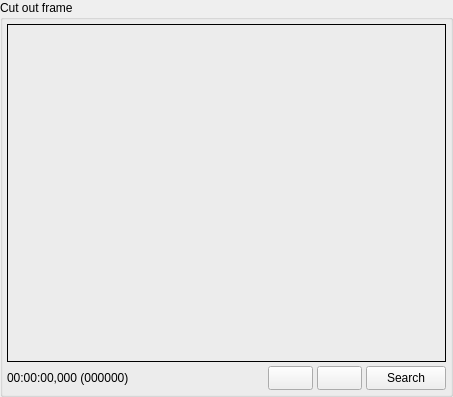
<ui version="4.0" >
 <class>TTCutOutFrameWidget</class>
 <widget class="QWidget" name="TTCutOutFrameWidget" >
  <property name="geometry" >
   <rect>
    <x>0</x>
    <y>0</y>
    <width>453</width>
    <height>397</height>
   </rect>
  </property>
  <property name="sizePolicy" >
   <sizepolicy vsizetype="Expanding" hsizetype="Expanding" >
    <horstretch>1</horstretch>
    <verstretch>4</verstretch>
   </sizepolicy>
  </property>
  <property name="minimumSize" >
   <size>
    <width>280</width>
    <height>328</height>
   </size>
  </property>
  <property name="windowTitle" >
   <string>Form</string>
  </property>
  <layout class="QGridLayout" >
   <property name="leftMargin" >
    <number>0</number>
   </property>
   <property name="topMargin" >
    <number>0</number>
   </property>
   <property name="rightMargin" >
    <number>0</number>
   </property>
   <property name="bottomMargin" >
    <number>0</number>
   </property>
   <property name="horizontalSpacing" >
    <number>0</number>
   </property>
   <property name="verticalSpacing" >
    <number>0</number>
   </property>
   <item row="0" column="0" >
    <widget class="QGroupBox" name="gbCutOutFrame" >
     <property name="sizePolicy" >
      <sizepolicy vsizetype="Preferred" hsizetype="Preferred" >
       <horstretch>4</horstretch>
       <verstretch>10</verstretch>
      </sizepolicy>
     </property>
     <property name="sizeIncrement" >
      <size>
       <width>0</width>
       <height>4</height>
      </size>
     </property>
     <property name="title" >
      <string>Cut out frame</string>
     </property>
     <layout class="QGridLayout" >
      <property name="leftMargin" >
       <number>4</number>
      </property>
      <property name="topMargin" >
       <number>4</number>
      </property>
      <property name="rightMargin" >
       <number>4</number>
      </property>
      <property name="bottomMargin" >
       <number>4</number>
      </property>
      <property name="horizontalSpacing" >
       <number>4</number>
      </property>
      <property name="verticalSpacing" >
       <number>4</number>
      </property>
      <item row="0" column="0" >
       <widget class="TTMPEG2Window" name="mpegWindow" >
        <property name="sizePolicy" >
         <sizepolicy vsizetype="Expanding" hsizetype="Preferred" >
          <horstretch>0</horstretch>
          <verstretch>4</verstretch>
         </sizepolicy>
        </property>
        <property name="minimumSize" >
         <size>
          <width>100</width>
          <height>100</height>
         </size>
        </property>
        <property name="frameShape" >
         <enum>QFrame::Panel</enum>
        </property>
        <property name="frameShadow" >
         <enum>QFrame::Plain</enum>
        </property>
       </widget>
      </item>
      <item row="1" column="0" >
       <layout class="QHBoxLayout" >
        <property name="spacing" >
         <number>4</number>
        </property>
        <property name="leftMargin" >
         <number>0</number>
        </property>
        <property name="topMargin" >
         <number>0</number>
        </property>
        <property name="rightMargin" >
         <number>0</number>
        </property>
        <property name="bottomMargin" >
         <number>0</number>
        </property>
        <item>
         <widget class="QLabel" name="laCutOutFramePosition" >
          <property name="sizePolicy" >
           <sizepolicy vsizetype="Fixed" hsizetype="Preferred" >
            <horstretch>0</horstretch>
            <verstretch>0</verstretch>
           </sizepolicy>
          </property>
          <property name="minimumSize" >
           <size>
            <width>0</width>
            <height>24</height>
           </size>
          </property>
          <property name="maximumSize" >
           <size>
            <width>16777215</width>
            <height>24</height>
           </size>
          </property>
          <property name="text" >
           <string>00:00:00,000 (000000)</string>
          </property>
         </widget>
        </item>
        <item>
         <widget class="QPushButton" name="pbPrevCutOutFrame" >
          <property name="enabled" >
           <bool>true</bool>
          </property>
          <property name="sizePolicy" >
           <sizepolicy vsizetype="Fixed" hsizetype="Minimum" >
            <horstretch>0</horstretch>
            <verstretch>0</verstretch>
           </sizepolicy>
          </property>
          <property name="minimumSize" >
           <size>
            <width>45</width>
            <height>24</height>
           </size>
          </property>
          <property name="maximumSize" >
           <size>
            <width>45</width>
            <height>24</height>
           </size>
          </property>
          <property name="text" >
           <string/>
          </property>
          <property name="icon" >
           <iconset resource="cutoutframewidget.qrc" >:/pixmaps/pixmaps/prev_18.xpm</iconset>
          </property>
         </widget>
        </item>
        <item>
         <widget class="QPushButton" name="pbNextCutOutFrame" >
          <property name="sizePolicy" >
           <sizepolicy vsizetype="Fixed" hsizetype="Minimum" >
            <horstretch>0</horstretch>
            <verstretch>0</verstretch>
           </sizepolicy>
          </property>
          <property name="minimumSize" >
           <size>
            <width>45</width>
            <height>24</height>
           </size>
          </property>
          <property name="maximumSize" >
           <size>
            <width>45</width>
            <height>24</height>
           </size>
          </property>
          <property name="text" >
           <string/>
          </property>
          <property name="icon" >
           <iconset resource="cutoutframewidget.qrc" >:/pixmaps/pixmaps/next_18.xpm</iconset>
          </property>
         </widget>
        </item>
        <item>
         <widget class="QPushButton" name="pbSearchFrame" >
          <property name="sizePolicy" >
           <sizepolicy vsizetype="Fixed" hsizetype="Minimum" >
            <horstretch>0</horstretch>
            <verstretch>0</verstretch>
           </sizepolicy>
          </property>
          <property name="minimumSize" >
           <size>
            <width>80</width>
            <height>24</height>
           </size>
          </property>
          <property name="maximumSize" >
           <size>
            <width>80</width>
            <height>24</height>
           </size>
          </property>
          <property name="text" >
           <string>Search</string>
          </property>
          <property name="icon" >
           <iconset resource="cutoutframewidget.qrc" >:/pixmaps/pixmaps/search_18.xpm</iconset>
          </property>
         </widget>
        </item>
       </layout>
      </item>
     </layout>
    </widget>
   </item>
  </layout>
 </widget>
 <customwidgets>
  <customwidget>
   <class>TTMPEG2Window</class>
   <extends>QFrame</extends>
   <header>../mpeg2window/ttmpeg2window.h</header>
   <container>1</container>
  </customwidget>
 </customwidgets>
 <resources>
  <include location="cutoutframewidget.qrc" />
 </resources>
 <connections/>
</ui>
